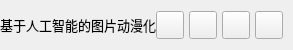
           <widget class="QFrame" name="contentTopBg">
            <property name="minimumSize">
             <size>
              <width>0</width>
              <height>50</height>
             </size>
            </property>
            <property name="maximumSize">
             <size>
              <width>16777215</width>
              <height>50</height>
             </size>
            </property>
            <property name="frameShape">
             <enum>QFrame::NoFrame</enum>
            </property>
            <property name="frameShadow">
             <enum>QFrame::Raised</enum>
            </property>
            <layout class="QHBoxLayout" name="horizontalLayout">
             <property name="spacing">
              <number>0</number>
             </property>
             <property name="leftMargin">
              <number>0</number>
             </property>
             <property name="topMargin">
              <number>0</number>
             </property>
             <property name="rightMargin">
              <number>10</number>
             </property>
             <property name="bottomMargin">
              <number>0</number>
             </property>
             <item>
              <widget class="QFrame" name="leftBox">
               <property name="sizePolicy">
                <sizepolicy hsizetype="Expanding" vsizetype="Preferred">
                 <horstretch>0</horstretch>
                 <verstretch>0</verstretch>
                </sizepolicy>
               </property>
               <property name="frameShape">
                <enum>QFrame::NoFrame</enum>
               </property>
               <property name="frameShadow">
                <enum>QFrame::Raised</enum>
               </property>
               <layout class="QHBoxLayout" name="horizontalLayout_3">
                <property name="spacing">
                 <number>0</number>
                </property>
                <property name="leftMargin">
                 <number>0</number>
                </property>
                <property name="topMargin">
                 <number>0</number>
                </property>
                <property name="rightMargin">
                 <number>0</number>
                </property>
                <property name="bottomMargin">
                 <number>0</number>
                </property>
                <item>
                 <widget class="QLabel" name="titleRightInfo">
                  <property name="sizePolicy">
                   <sizepolicy hsizetype="Preferred" vsizetype="Expanding">
                    <horstretch>0</horstretch>
                    <verstretch>0</verstretch>
                   </sizepolicy>
                  </property>
                  <property name="maximumSize">
                   <size>
                    <width>16777215</width>
                    <height>45</height>
                   </size>
                  </property>
                  <property name="font">
                   <font>
                    <family>Segoe UI</family>
                    <pointsize>10</pointsize>
                    <italic>false</italic>
                    <bold>false</bold>
                   </font>
                  </property>
                  <property name="text">
                   <string>基于人工智能的图片动漫化</string>
                  </property>
                  <property name="alignment">
                   <set>Qt::AlignLeading|Qt::AlignLeft|Qt::AlignVCenter</set>
                  </property>
                 </widget>
                </item>
               </layout>
              </widget>
             </item>
             <item alignment="Qt::AlignRight">
              <widget class="QFrame" name="rightButtons">
               <property name="minimumSize">
                <size>
                 <width>0</width>
                 <height>28</height>
                </size>
               </property>
               <property name="frameShape">
                <enum>QFrame::NoFrame</enum>
               </property>
               <property name="frameShadow">
                <enum>QFrame::Raised</enum>
               </property>
               <layout class="QHBoxLayout" name="horizontalLayout_2">
                <property name="spacing">
                 <number>5</number>
                </property>
                <property name="leftMargin">
                 <number>0</number>
                </property>
                <property name="topMargin">
                 <number>0</number>
                </property>
                <property name="rightMargin">
                 <number>0</number>
                </property>
                <property name="bottomMargin">
                 <number>0</number>
                </property>
                <item>
                 <widget class="QPushButton" name="settingsTopBtn">
                  <property name="minimumSize">
                   <size>
                    <width>28</width>
                    <height>28</height>
                   </size>
                  </property>
                  <property name="maximumSize">
                   <size>
                    <width>28</width>
                    <height>28</height>
                   </size>
                  </property>
                  <property name="cursor">
                   <cursorShape>PointingHandCursor</cursorShape>
                  </property>
                  <property name="toolTip">
                   <string>Settings</string>
                  </property>
                  <property name="text">
                   <string/>
                  </property>
                  <property name="icon">
                   <iconset resource="resources.qrc">
                    <normaloff>:/icons/images/icons/icon_settings.png</normaloff>:/icons/images/icons/icon_settings.png</iconset>
                  </property>
                  <property name="iconSize">
                   <size>
                    <width>20</width>
                    <height>20</height>
                   </size>
                  </property>
                 </widget>
                </item>
                <item>
                 <widget class="QPushButton" name="minimizeAppBtn">
                  <property name="minimumSize">
                   <size>
                    <width>28</width>
                    <height>28</height>
                   </size>
                  </property>
                  <property name="maximumSize">
                   <size>
                    <width>28</width>
                    <height>28</height>
                   </size>
                  </property>
                  <property name="cursor">
                   <cursorShape>PointingHandCursor</cursorShape>
                  </property>
                  <property name="toolTip">
                   <string>Minimize</string>
                  </property>
                  <property name="text">
                   <string/>
                  </property>
                  <property name="icon">
                   <iconset resource="resources.qrc">
                    <normaloff>:/icons/images/icons/icon_minimize.png</normaloff>:/icons/images/icons/icon_minimize.png</iconset>
                  </property>
                  <property name="iconSize">
                   <size>
                    <width>20</width>
                    <height>20</height>
                   </size>
                  </property>
                 </widget>
                </item>
                <item>
                 <widget class="QPushButton" name="maximizeRestoreAppBtn">
                  <property name="minimumSize">
                   <size>
                    <width>28</width>
                    <height>28</height>
                   </size>
                  </property>
                  <property name="maximumSize">
                   <size>
                    <width>28</width>
                    <height>28</height>
                   </size>
                  </property>
                  <property name="font">
                   <font>
                    <family>Segoe UI</family>
                    <pointsize>10</pointsize>
                    <italic>false</italic>
                    <bold>false</bold>
                    <stylestrategy>PreferDefault</stylestrategy>
                   </font>
                  </property>
                  <property name="cursor">
                   <cursorShape>PointingHandCursor</cursorShape>
                  </property>
                  <property name="toolTip">
                   <string>Maximize</string>
                  </property>
                  <property name="text">
                   <string/>
                  </property>
                  <property name="icon">
                   <iconset resource="resources.qrc">
                    <normaloff>:/icons/images/icons/icon_maximize.png</normaloff>:/icons/images/icons/icon_maximize.png</iconset>
                  </property>
                  <property name="iconSize">
                   <size>
                    <width>20</width>
                    <height>20</height>
                   </size>
                  </property>
                 </widget>
                </item>
                <item>
                 <widget class="QPushButton" name="closeAppBtn">
                  <property name="minimumSize">
                   <size>
                    <width>28</width>
                    <height>28</height>
                   </size>
                  </property>
                  <property name="maximumSize">
                   <size>
                    <width>28</width>
                    <height>28</height>
                   </size>
                  </property>
                  <property name="cursor">
                   <cursorShape>PointingHandCursor</cursorShape>
                  </property>
                  <property name="toolTip">
                   <string>Close</string>
                  </property>
                  <property name="text">
                   <string/>
                  </property>
                  <property name="icon">
                   <iconset resource="resources.qrc">
                    <normaloff>:/icons/images/icons/icon_close.png</normaloff>:/icons/images/icons/icon_close.png</iconset>
                  </property>
                  <property name="iconSize">
                   <size>
                    <width>20</width>
                    <height>20</height>
                   </size>
                  </property>
                 </widget>
                </item>
               </layout>
              </widget>
             </item>
            </layout>
           </widget>
